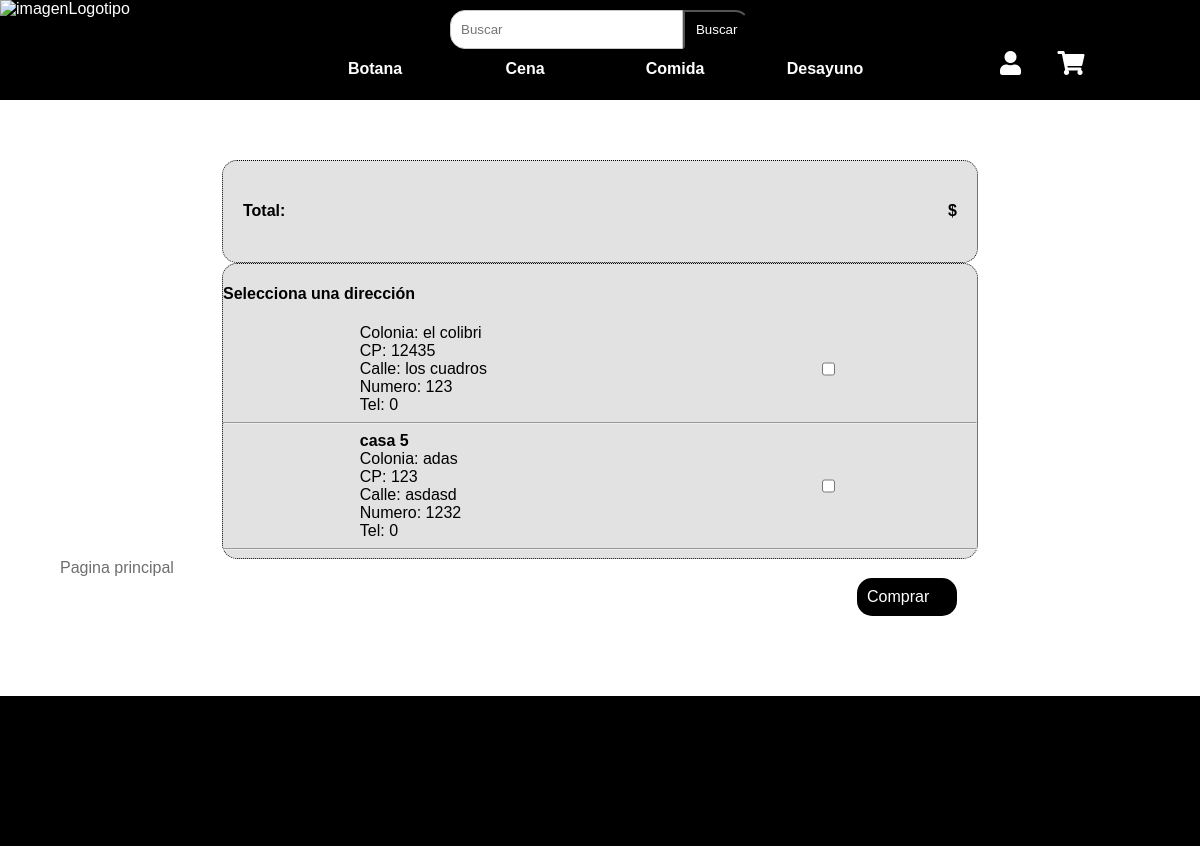
/tienda/compra.php (signed in), run on the app's committed database.
### tables this page shows
CREATE TABLE `tipos` (
  `tipo` varchar(15) NOT NULL COMMENT 'Desayuno, postre etc'
);

CREATE TABLE `direcciones` (
  `idDireccion` int(11) NOT NULL COMMENT 'Clave Primaria',
  `idUsuario` int(11) NOT NULL COMMENT 'Clave foranea tabla usuarios',
  `nombre` varchar(25) NOT NULL,
  `numero` int(4) NOT NULL,
  `calle` varchar(25) NOT NULL,
  `colonia` varchar(25) NOT NULL,
  `codigoPostal` int(5) NOT NULL,
  `telefono` int(12) NOT NULL
);

### tienda/compra.php (the view, shortened to what this page needs)
<?php
    include("funciones.php");
    $conn = conectarBD();
?>
<!DOCTYPE html>
<html lang="en">
<head>
    <?php
        relacionesEstiloBarra();
        relacionesSeccionDL();
        relacionesFormulario();
    ?>
</head>
<body>
    <?php
        encabezado();
    ?>
    <div class="contenidoPagina">
        <section class='seccion'>
        <?php
        echo"
                <div id='total'>
                    <h4>Total: </h4>
                    <h4>$$total</h4>
                </div>";
        ?>
        </section>
        <section class='seccion'>
            <h4>Selecciona una dirección</h4>
            <?php
                $qry = "select idDireccion, nombre, numero, calle, codigoPostal, colonia, telefono from direcciones where idUsuario = '".$_SESSION["idUsuario"]."'";
                $rs = mysqli_query($conn,$qry);
                if(mysqli_num_rows($rs)>0)
                {
                    while($reg = mysqli_fetch_array($rs))
                    {
                        echo "<div class='datosLiga'>
                                <div class='datos'>
                                    <h4>".$reg["nombre"]."</h4>
                                    <p>Colonia: ".$reg["colonia"]."</p>
                                    <p>CP: ".$reg["codigoPostal"]."</p>
                                    <p>Calle: ".$reg["calle"]."</p>
                                    <p>Numero: ".$reg["numero"]."</p>
                                    <p>Tel: ".$reg["telefono"]."</p>
                                </div>
                                <input class='check' type='checkbox' id='dir".$reg["idDireccion"]."' onclick=\"cambiaDireccion('".$reg["idDireccion"]."')\">
                            </div><hr>";
                    }
                    echo"<a id='comprar' class='enviar' href='javascript:compra()'>Comprar</a> ";
                }
                else
                {
                    echo"<p>No tienes direcciones, para poder realizar la compra <a class='liga' href='agregarDireccion.php'>agrega una</a> </p>";
                }
            ?>
        </section>
        <a class='liga' href="principal.php">Pagina principal</a>
    </div>
    <?php
        footer();
    ?>
</body>
</html>

### tienda/funciones.php (shortened to what this page needs)
<?php
	function encabezado()
	{
		$conn=conectarBD();
		$barra="<div id='encabezado'>
			<img id='logo' src='logo.jpeg' alt='imagenLogotipo'>
			<div id='seccionMedia'>
				<form class='formulario' method='get' action='busqueda.php' onsubmit='return validaDatos()'>
					<div class='campoB'>
						<div>
							<input class='texto' type='text' placeholder='Buscar' id='buscar' name='buscar'>
							<input class='enviar' type='submit' value='Buscar'>
						</div>
					</div>
				</form>
				<nav id='menuNav'>";
				$qry="select tipo from tipos";
				$res = mysqli_query($conn,$qry);
				if(mysqli_num_rows($res)>0)
				{
					while($reg = mysqli_fetch_array($res))
					{
						$barra=$barra."<a class='liga' href='busqueda.php?".$reg["tipo"]."=on&buscar=&b='aplicar'>".$reg["tipo"]."</a>";
					}
				}
			$barra=$barra."</nav>
			</div>
			<section id='espacioIconos'>
				<a id='cuenta' onmouseout='ocultaSM(\"subMenuC\")' onmouseover='mostrarSM(\"subMenuC\",\"cuenta\")' href='#'><i class='fas fa-user'></i></a>
				<a id='carrito' href='carrito.php'><i class='fas fa-shopping-cart'></i></a>
				<nav id='subMenuC' onmouseout='ocultaSM(\"subMenuC\")' onmouseover='mostrarSM(\"subMenuC\",\"cuenta\")'>
				";
				if(!isset($_SESSION["usuario"]))
					$barra=$barra."<a href='login.php'>Iniciar sesión</a>
								   <a href='registro.php'>Registrate</a>";
				else
				{
					$barra=$barra."<p>".$_SESSION["usuario"]."</p>
									<a href='verCompras.php'>Ver compras</a>
									<a href='configuraDatos.php'>Configuración</a>
								   <a href='logout.php'>Cerrar sesión</a>";
					if($_SESSION["tipo"]=="Administrador")
					{
						$barra=$barra."<a href='agregarProducto.php'>Agregar producto</a>";
						$barra=$barra."<a href='administrarCategorias.php'>Administrar categorias</a>";
						$barra=$barra."<a href='administrarPromociones.php'>Administrar promociones</a>";
					}
				}
				$barra = $barra . "</nav>
			</section>
		</div>
		<div id='difuminado'></div>";
		echo $barra;
	}
	?>
	<?php
	function footer()
	{
		echo"<div id='footer'></div>";
	}
	function relacionesEstiloBarra()
	{
		echo "<link href='css/all.css' rel='stylesheet'>";
		echo "<link href='elementos/formularios.css' rel='stylesheet'/>";
		echo "<link href='elementos/encabezado/encabezadoGeneral.css' rel='stylesheet'/>";
		echo "<link href='elementos/encabezado/encabezadoGrande.css' rel='stylesheet' media='screen and (min-width:981px)'/>";
		echo "<link href='elementos/encabezado/encabezadoMediano.css' rel='stylesheet' media='screen and (max-width: 980px)'/>";
	}
	function relacionesFormulario()
	{
		echo "<link href='css/all.css' rel='stylesheet'>";
		echo "<link href='elementos/formularios.css' rel='stylesheet'/>";
	}
	function relacionesSeccionDL()
	{
		echo "<link href='elementos/seccionDL.css' rel='stylesheet'/>";
	}
	function conectarBD()
	{
		$c = mysqli_connect("localhost","root","","proyectotecweb");
		return $c;
	}
	?>

### tienda/css/all.css (style rules this page uses)
.fa, .fas, .far, .fal, .fad, .fab { -moz-osx-font-smoothing: grayscale; -webkit-font-smoothing: antialiased; display: inline-block; font-style: normal; font-variant: normal; text-rendering: auto; line-height: 1; }
.fa-shopping-cart:before { content: "\f07a"; }
.fa-user:before { content: "\f007"; }
.fa, .fas { font-family: 'Font Awesome 5 Free'; font-weight: 900; }

### tienda/elementos/formularios.css (style rules this page uses)
.contenidoPagina { margin:5%; font-family: poppins,sans-serif; min-height: 270px; }
.formulario { display: flex; flex-direction: column; }
.p, .campo, .liga, .campoC { width:40%; margin: 1% auto; color: rgb(110,110,110); }
.liga { text-decoration: none; }
.enviar { width:80px; margin:auto; padding:10px; border-radius:15px; background-color:black; color:white; }
.campoB { width: 50%; margin: auto; color: rgb(110,110,110); }
.campoB div { display: flex; }
.campoB .texto { box-sizing: border-box; width: 100%; padding:10px; border-radius: 15px 0px 0px 15px; border:1px solid rgb(200,200,200); }
.campoB .enviar { border-radius: 0px 15px 15px 0px; }

### tienda/elementos/encabezado/encabezadoGeneral.css (style rules this page uses)
body { margin:0px; min-height: 100vh; display: flex; flex-flow: column; }
#encabezado { font-family: poppins,sans-serif; position: absolute; width: 100%; height: 100px; z-index: 30; display: flex; justify-content: space-between; }
#logo { box-sizing: border-box; color: white; }
#seccionMedia { width: 50%; }
#seccionMedia form { margin-top: 10px; padding: auto; }
#menuNav { display: flex; flex-flow: row; justify-content: space-around; }
#menuNav .liga { text-align: center; border-radius: 5px; color: white; font-weight: bold; padding: 5px 10px; }
#espacioIconos { box-sizing: border-box; width: 200px; padding-top: 50px; }
#espacioIconos a { box-sizing: border-box; font-size: 1.5em; color: white; }
#carrito { margin-left: 16%; }
#difuminado { box-sizing: border-box; background-color: black; position: absolute; opacity: 20%; width: 100%; height: 100px; z-index: 20; }
#footer { display: block; background-color: black; width: 100%; height: 150px; margin-bottom: 0px; }

### tienda/elementos/encabezado/encabezadoGrande.css (style rules this page uses)
#encabezado { height: 100px; }
#logo { width: 200px; height: 100%; }
#seccionMedia { height: 100%; }
#espacioIconos { height: 100%; }

### tienda/elementos/seccionDL.css (style rules this page uses)
.seccion { width: 70%; margin:auto; box-sizing: border-box; background-color:rgb(226, 226, 226); border: 1px dotted black; border-radius: 15px; }
.datosLiga { display: flex; margin: 1%; justify-content: space-between; }
.datos { width: 90%; }
.datos h4 { margin: 0px; }
.datosLiga p { margin: 0px; }

### tienda/elementos/encabezado/encabezadoMediano.css (style rules this page uses)
#encabezado { height: 100px; display: flex; justify-content: space-between; }
#logo { width: 200px; height: 100px; }
#seccionMedia { position: absolute; top: 100px; justify-content: center; width:100%; height: 100%; }
#espacioIconos { display: inline-block; height: 100px; }
#difuminado { position: relative; height: 200px; opacity: 100%; }

### tienda/funciones.php (style rules this page uses)
#difuminado { opacity: 100%; position:relative; }

### tienda/compra.php (style rules this page uses)
.datosLiga { flex-flow: row; flex-wrap: wrap; width: 100%; justify-content:space-around; }
.datosLiga .datos { width: 200px; }
#total { display: flex; flex-flow: row; justify-content: space-between; margin: 20px; }
#comprar { text-decoration: none; float: right; margin: 20px; }
.check { margin-right: 20px; }

### data on the page
tipos: tipo "Botana"
tipos: tipo "Cena"
tipos: tipo "Comida"
tipos: tipo "Desayuno"
direcciones: colonia "el colibri", codigoPostal "12435", calle "los cuadros", numero "123", telefono "0"
direcciones: nombre "casa 5", colonia "adas", codigoPostal "123", calle "asdasd", numero "1232", telefono "0"
